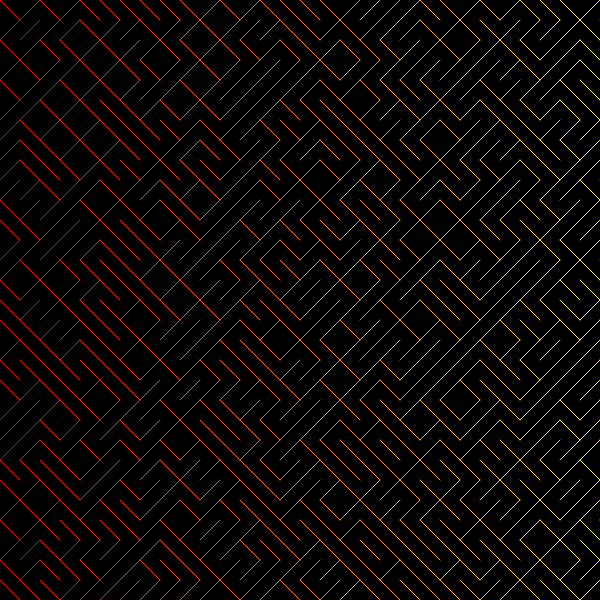
Frame 1 (no input)
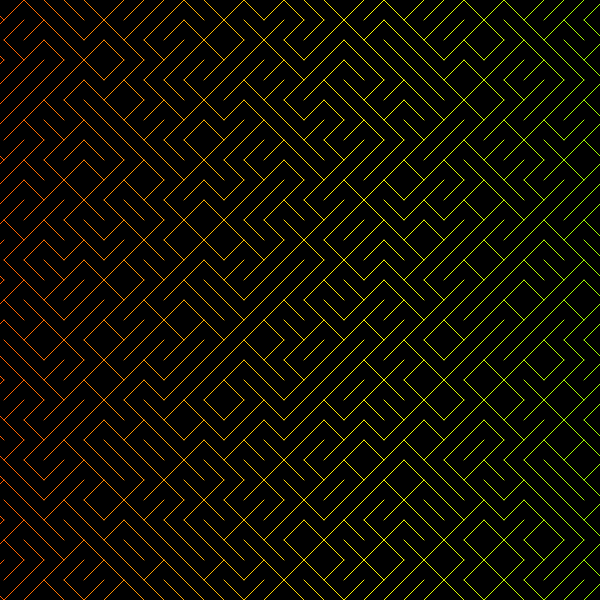
Frame 60 (no input)
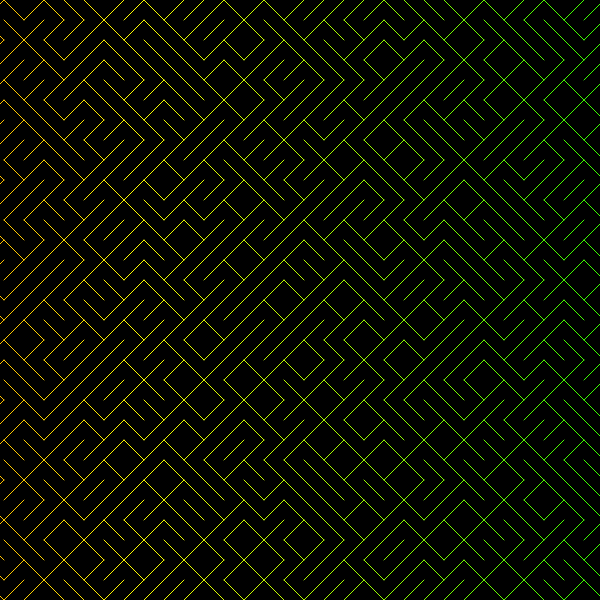
Frame 120 (the mouse pressed at the canvas centre since frame 60)

The p5.js sketch that drew these frames (run headless with seeded random() and noise() and a simulated clock; from frame 60 on, the mouse is pressed at the canvas centre):

// p5.js sketch
// ── sketch.js
// Created by Josef Kuchař

// Thanks to
// Daniel Shiffman
// http://codingtra.in
// http://patreon.com/codingtrain
// https://github.com/CodingTrain/Rainbow-Code/blob/master/CodingChallenges/CC_76_10PRINT/

// 10PRINT Scroller

let speedSlider;


let offset = 0;
let colorOffset = 0;

const spacing = 20;
const colorSpeed = 2;
const size = 600;

const elements = Math.ceil(size / spacing);
const speeds = [1, 2, 4, 5, 10, 20];

let maze = []

function setup() {
  createCanvas(size, size);
  background(0);
  colorMode(HSB)

  speedSlider = createSlider(0, 5, 2, 1)

  for (let i = 0; i < elements + 1; i++) {
    maze[i] = []

    for (let j = 0; j < elements; j++) {
      maze[i][j] = random() > 0.5
    }
  }
}

function draw() {
  background(0);
  for (let i = 0; i < maze.length; i++) {
    stroke((colorOffset + i * colorSpeed) % 360, 255, 255)
    for (let j = 0; j < maze[0].length; j++) {
      if (maze[i][j]) {
        line(i * spacing + offset, j * spacing, i * spacing + spacing + offset, j * spacing + spacing);
      } else {
        line(i * spacing + offset, j * spacing + spacing, i * spacing + spacing + offset, j * spacing);
      }
    }
  }

  offset -= speeds[speedSlider.value()];

  if (-offset >= spacing) {
    offset = 0;
    colorOffset += colorSpeed;
    colorOffset %= 360;
    maze.shift();
    maze.push([])

    for (let i = 0; i < maze[0].length; i++) {
      maze[maze.length - 1][i] = random() > 0.5;
    }
  }
}
